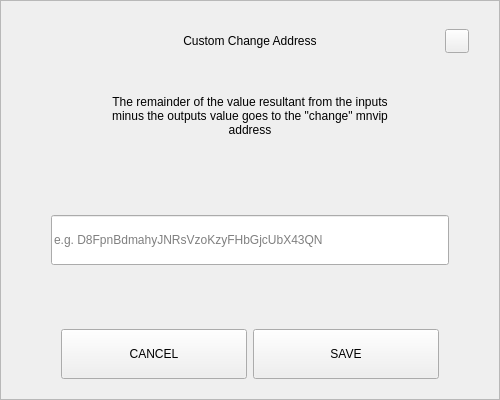
<?xml version="1.0" encoding="UTF-8"?>
<ui version="4.0">
 <class>SendChangeAddressDialog</class>
 <widget class="QDialog" name="SendChangeAddressDialog">
  <property name="geometry">
   <rect>
    <x>0</x>
    <y>0</y>
    <width>500</width>
    <height>400</height>
   </rect>
  </property>
  <property name="windowTitle">
   <string>Dialog</string>
  </property>
  <layout class="QVBoxLayout" name="verticalLayout">
   <property name="spacing">
    <number>0</number>
   </property>
   <property name="leftMargin">
    <number>0</number>
   </property>
   <property name="topMargin">
    <number>0</number>
   </property>
   <property name="rightMargin">
    <number>0</number>
   </property>
   <property name="bottomMargin">
    <number>0</number>
   </property>
   <item>
    <widget class="QFrame" name="frame">
     <property name="styleSheet">
      <string notr="true"/>
     </property>
     <property name="frameShape">
      <enum>QFrame::StyledPanel</enum>
     </property>
     <property name="frameShadow">
      <enum>QFrame::Raised</enum>
     </property>
     <layout class="QVBoxLayout" name="verticalLayout_2" stretch="0,0,0,0,0,0,0">
      <property name="spacing">
       <number>0</number>
      </property>
      <property name="leftMargin">
       <number>30</number>
      </property>
      <property name="topMargin">
       <number>20</number>
      </property>
      <property name="rightMargin">
       <number>30</number>
      </property>
      <property name="bottomMargin">
       <number>20</number>
      </property>
      <item>
       <layout class="QHBoxLayout" name="horizontalLayout_3">
        <property name="spacing">
         <number>0</number>
        </property>
        <item>
         <spacer name="horizontalSpacer_2">
          <property name="orientation">
           <enum>Qt::Horizontal</enum>
          </property>
          <property name="sizeHint" stdset="0">
           <size>
            <width>40</width>
            <height>20</height>
           </size>
          </property>
         </spacer>
        </item>
        <item>
         <widget class="QLabel" name="labelTitle">
          <property name="minimumSize">
           <size>
            <width>0</width>
            <height>40</height>
           </size>
          </property>
          <property name="maximumSize">
           <size>
            <width>16777215</width>
            <height>40</height>
           </size>
          </property>
          <property name="styleSheet">
           <string notr="true">padding-left:24px;</string>
          </property>
          <property name="text">
           <string>Custom Change Address</string>
          </property>
          <property name="alignment">
           <set>Qt::AlignCenter</set>
          </property>
          <property name="margin">
           <number>7</number>
          </property>
         </widget>
        </item>
        <item>
         <spacer name="horizontalSpacer">
          <property name="orientation">
           <enum>Qt::Horizontal</enum>
          </property>
          <property name="sizeHint" stdset="0">
           <size>
            <width>40</width>
            <height>20</height>
           </size>
          </property>
         </spacer>
        </item>
        <item>
         <widget class="QPushButton" name="btnEsc">
          <property name="minimumSize">
           <size>
            <width>24</width>
            <height>24</height>
           </size>
          </property>
          <property name="maximumSize">
           <size>
            <width>24</width>
            <height>24</height>
           </size>
          </property>
          <property name="focusPolicy">
           <enum>Qt::NoFocus</enum>
          </property>
          <property name="text">
           <string/>
          </property>
         </widget>
        </item>
       </layout>
      </item>
      <item>
       <spacer name="verticalSpacer_2">
        <property name="orientation">
         <enum>Qt::Vertical</enum>
        </property>
        <property name="sizeType">
         <enum>QSizePolicy::Fixed</enum>
        </property>
        <property name="sizeHint" stdset="0">
         <size>
          <width>20</width>
          <height>20</height>
         </size>
        </property>
       </spacer>
      </item>
      <item alignment="Qt::AlignHCenter">
       <widget class="QLabel" name="labelMessage">
        <property name="minimumSize">
         <size>
          <width>0</width>
          <height>70</height>
         </size>
        </property>
        <property name="text">
         <string>The remainder of the value resultant from the inputs minus the outputs value goes to the &quot;change&quot; mnvip address</string>
        </property>
        <property name="alignment">
         <set>Qt::AlignCenter</set>
        </property>
        <property name="wordWrap">
         <bool>true</bool>
        </property>
       </widget>
      </item>
      <item>
       <spacer name="verticalSpacer_3">
        <property name="orientation">
         <enum>Qt::Vertical</enum>
        </property>
        <property name="sizeHint" stdset="0">
         <size>
          <width>20</width>
          <height>40</height>
         </size>
        </property>
       </spacer>
      </item>
      <item>
       <layout class="QHBoxLayout" name="horizontalLayout_2">
        <property name="spacing">
         <number>0</number>
        </property>
        <property name="leftMargin">
         <number>20</number>
        </property>
        <property name="rightMargin">
         <number>20</number>
        </property>
        <item>
         <widget class="QLineEdit" name="lineEditAddress">
          <property name="minimumSize">
           <size>
            <width>0</width>
            <height>50</height>
           </size>
          </property>
          <property name="placeholderText">
           <string notr="true">e.g. D8FpnBdmahyJNRsVzoKzyFHbGjcUbX43QN</string>
          </property>
         </widget>
        </item>
       </layout>
      </item>
      <item>
       <spacer name="verticalSpacer">
        <property name="orientation">
         <enum>Qt::Vertical</enum>
        </property>
        <property name="sizeHint" stdset="0">
         <size>
          <width>20</width>
          <height>40</height>
         </size>
        </property>
       </spacer>
      </item>
      <item>
       <layout class="QHBoxLayout" name="horizontalLayout" stretch="2,2">
        <property name="spacing">
         <number>6</number>
        </property>
        <property name="leftMargin">
         <number>30</number>
        </property>
        <property name="rightMargin">
         <number>30</number>
        </property>
        <item>
         <widget class="QPushButton" name="btnCancel">
          <property name="minimumSize">
           <size>
            <width>180</width>
            <height>50</height>
           </size>
          </property>
          <property name="focusPolicy">
           <enum>Qt::NoFocus</enum>
          </property>
          <property name="text">
           <string>CANCEL</string>
          </property>
         </widget>
        </item>
        <item>
         <widget class="QPushButton" name="btnSave">
          <property name="minimumSize">
           <size>
            <width>180</width>
            <height>50</height>
           </size>
          </property>
          <property name="focusPolicy">
           <enum>Qt::NoFocus</enum>
          </property>
          <property name="text">
           <string>SAVE</string>
          </property>
         </widget>
        </item>
       </layout>
      </item>
     </layout>
    </widget>
   </item>
  </layout>
 </widget>
 <resources/>
 <connections/>
</ui>
